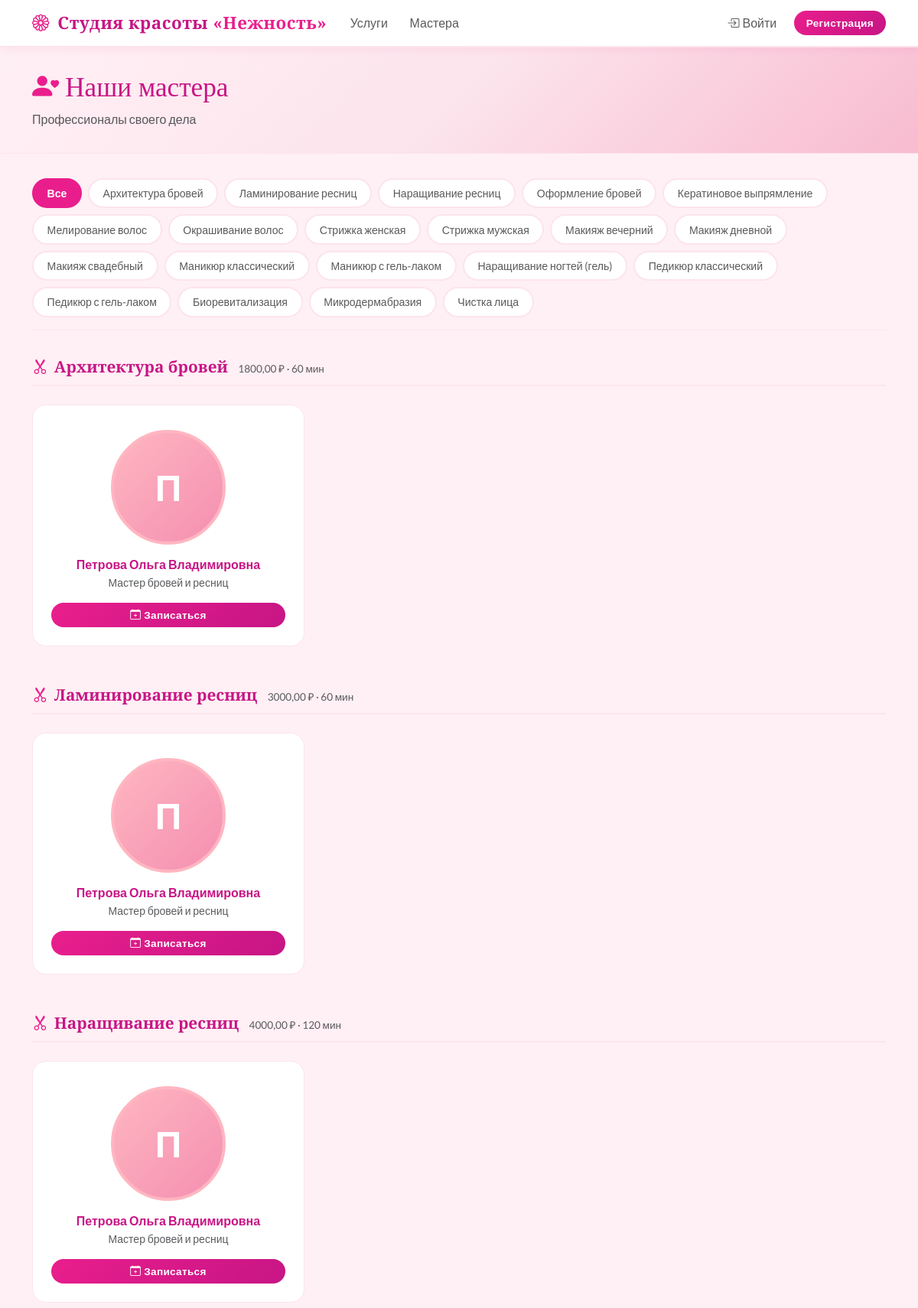
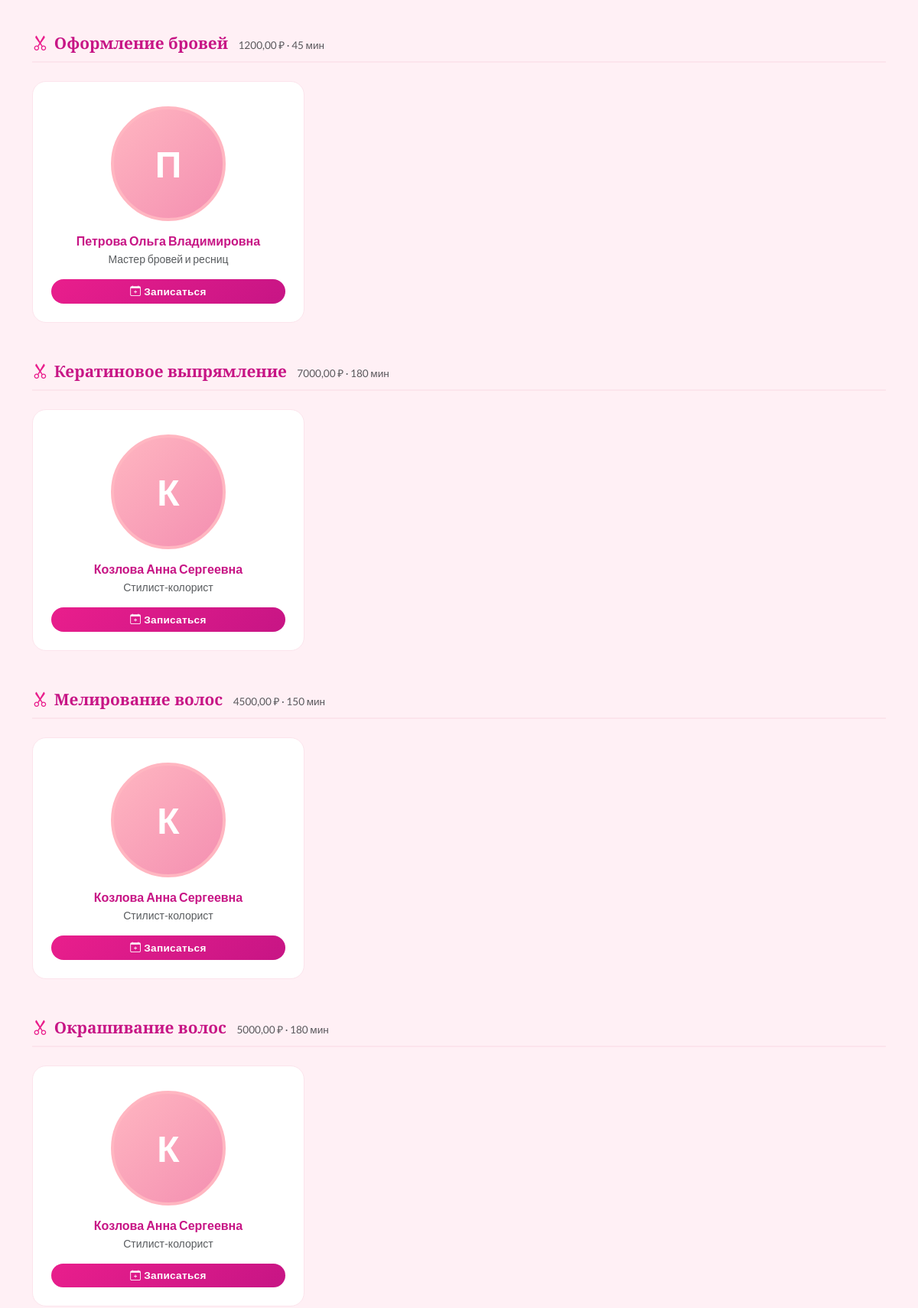
Page /masters/ (upper part) on the committed database (2 pictures, top to bottom).
### apps/masters/models.py (models this page shows, shortened)
class Service(models.Model):
    CATEGORY_MANICURE = 'manicure'
    CATEGORY_HAIR = 'hair'
    CATEGORY_SKIN = 'skin'
    CATEGORY_BROWS = 'brows'
    CATEGORY_MAKEUP = 'makeup'
    CATEGORY_OTHER = 'other'
    CATEGORY_CHOICES = [
        (CATEGORY_MANICURE, 'Маникюр и педикюр'),
        (CATEGORY_HAIR, 'Волосы'),
        (CATEGORY_SKIN, 'Уход за кожей'),
        (CATEGORY_BROWS, 'Брови и ресницы'),
        (CATEGORY_MAKEUP, 'Макияж'),
        (CATEGORY_OTHER, 'Другое'),
    ]
    name = models.CharField('Название услуги', max_length=200)
    category = models.CharField('Категория', max_length=20, choices=CATEGORY_CHOICES, default=CATEGORY_OTHER)
    photo = models.ImageField('Фото услуги', upload_to='services/', blank=True, null=True)
    duration_minutes = models.PositiveIntegerField('Длительность (мин)')
    price = models.DecimalField('Цена', max_digits=10, decimal_places=2)
    description = models.TextField('Описание', blank=True)
    is_active = models.BooleanField('Активна', default=True)
    class Meta:
        verbose_name = 'Услуга'
        verbose_name_plural = 'Услуги'

class Master(models.Model):
    full_name = models.CharField('ФИО', max_length=200)
    specialization = models.CharField('Специализация', max_length=200)
    photo = models.ImageField('Фото', upload_to='masters/', blank=True, null=True)
    services = models.ManyToManyField(Service, through='MasterService', verbose_name='Услуги')
    bio = models.TextField('О мастере', blank=True)
    is_active = models.BooleanField('Активен', default=True)
    class Meta:
        verbose_name = 'Мастер'
        verbose_name_plural = 'Мастера'

### apps/clients/views.py (the view)
# urls.py: path('masters/', views.masters_list, name='masters_list'),
def masters_list(request):
    from apps.masters.models import MasterService
    selected_service = request.GET.get('service', '')
    all_services = Service.objects.filter(is_active=True).order_by('category', 'name')
    filter_services = all_services.filter(pk=selected_service) if selected_service else all_services
    services_with_masters = []
    for service in filter_services:
        master_ids = MasterService.objects.filter(service=service).values_list('master_id', flat=True)
        masters = Master.objects.filter(id__in=master_ids, is_active=True)[:3]
        if masters:
            services_with_masters.append({'service': service, 'masters': masters})
    return render(request, 'client/masters_list.html', {
        'services_with_masters': services_with_masters,
        'all_services': all_services,
        'selected_service': selected_service,
    })

### templates/client/masters_list.html (shortened to what this page needs)
{% extends 'base.html' %}
{% block content %}
<div class="page-header">
    <div class="container">
        <h1><i class="bi bi-person-heart me-2" style="color:var(--pink-primary);"></i>Наши мастера</h1>
        <p class="text-muted mb-0">Профессионалы своего дела</p>
    </div>
</div>
<div class="container pb-5">
    <div class="filter-row">
        <a href="/masters/" class="filter-chip {% if not selected_service %}active{% endif %}">
            Все
        </a>
        {% for service in all_services %}
        <a href="/masters/?service={{ service.pk }}"
           class="filter-chip {% if selected_service == service.pk|stringformat:'s' %}active{% endif %}">
            {{ service.name }}
        </a>
        {% endfor %}
    </div>
    {% for item in services_with_masters %}
    <div class="mb-5">
        <div class="section-title">
            <i class="bi bi-scissors me-2" style="color:var(--pink-primary);"></i>{{ item.service.name }}
            <span class="text-muted ms-2" style="font-family:'Lato',sans-serif; font-size:0.85rem; font-weight:400;">
                {{ item.service.price }} ₽ &middot; {{ item.service.duration_minutes }} мин
            </span>
        </div>
        <div class="row g-4">
            {% for master in item.masters %}
            <div class="col-sm-6 col-md-4">
                <div class="master-card-big">
                    <div class="master-photo-big">
                        {% if master.photo %}
                        <img src="{{ master.photo.url }}" alt="{{ master.full_name }}">
                        {% else %}
                        {{ master.full_name|slice:":1" }}
                        {% endif %}
                    </div>
                    <h6 class="fw-bold mb-1" style="color:var(--pink-dark); font-size:1rem;">{{ master.full_name }}</h6>
                    <p class="text-muted small mb-3">{{ master.specialization }}</p>
                    <a href="/bookings/book/?service={{ item.service.pk }}" class="btn btn-pink btn-sm mt-auto w-100">
                        <i class="bi bi-calendar-plus me-1"></i>Записаться
                    </a>
                </div>
            </div>
            {% endfor %}
        </div>
    </div>
    {% endfor %}
</div>
{% endblock %}

### templates/base.html (style rules this page uses)
:root { --pink-lightest: #fff0f5; --pink-light: #ffb6c1; --pink-medium: #ff69b4; --pink-primary: #e91e8c; --pink-dark: #c71585; --pink-card: #fff8fa; --pink-accent: #f48fb1; --pink-border: #fce4ec; }
* { box-sizing: border-box; }
body { background-color: var(--pink-lightest); font-family: 'Lato', sans-serif; color: #4a4a4a; min-height: 100vh; }
h1, h2, h3, h4, h5, .display-font { font-family: 'Playfair Display', serif; }
.btn-pink { background: linear-gradient(135deg, var(--pink-primary), var(--pink-dark)); color: #fff; border: none; border-radius: 30px; padding: 0.5rem 1.5rem; font-weight: 600; letter-spacing: 0.3px; transition: all 0.3s ease; box-shadow: 0 4px 15px rgba(233, 30, 140, 0.3); }
.btn-sm.btn-pink { padding: 0.35rem 1rem; font-size: 0.85rem; box-shadow: none; }
.page-header { background: linear-gradient(135deg, #fff0f5 0%, #fce4ec 50%, #f8bbd0 100%); border-bottom: 1px solid var(--pink-border); padding: 2rem 0; margin-bottom: 2rem; }
.page-header h1 { color: var(--pink-dark); font-size: 2.2rem; }
body:not(.modal-open) { overflow-y: auto !important; padding-right: 0 !important; }

### templates/client/masters_list.html (style rules this page uses)
.filter-chip { display: inline-block; padding: 0.45rem 1.1rem; border: 2px solid var(--pink-border); border-radius: 20px; background: white; color: #5a5a5a; font-size: 0.88rem; font-weight: 500; cursor: pointer; text-decoration: none; transition: all 0.2s; white-space: nowrap; }
.filter-chip.active { border-color: var(--pink-primary); background: var(--pink-primary); color: white; font-weight: 700; }
.filter-row { display: flex; flex-wrap: wrap; gap: 0.5rem; margin-bottom: 2rem; padding-bottom: 1rem; border-bottom: 1px solid var(--pink-border); }
.master-card-big { background: white; border: 1px solid var(--pink-border); border-radius: 18px; padding: 2rem 1.5rem 1.5rem; text-align: center; height: 100%; transition: box-shadow 0.25s, transform 0.25s; display: flex; flex-direction: column; align-items: center; }
.master-photo-big { width: 150px; height: 150px; border-radius: 50%; overflow: hidden; border: 4px solid var(--pink-light); background: linear-gradient(135deg, var(--pink-light), var(--pink-accent)); display: flex; align-items: center; justify-content: center; font-size: 3rem; color: white; font-weight: 700; margin-bottom: 1rem; flex-shrink: 0; }
.section-title { font-family: 'Playfair Display', serif; color: var(--pink-dark); font-size: 1.3rem; font-weight: 700; border-bottom: 2px solid var(--pink-border); padding-bottom: 0.5rem; margin-bottom: 1.5rem; }

### rows in the picture
Service: name "Архитектура бровей", service.name "Архитектура бровей", service.price "1800,00", service.duration_minutes "60"
Service: name "Ламинирование ресниц", service.name "Ламинирование ресниц", service.price "3000,00", service.duration_minutes "60"
Service: name "Наращивание ресниц", service.name "Наращивание ресниц", service.price "4000,00", service.duration_minutes "120"
Service: name "Оформление бровей", service.name "Оформление бровей", service.price "1200,00", service.duration_minutes "45"
Service: name "Кератиновое выпрямление", service.name "Кератиновое выпрямление", service.price "7000,00", service.duration_minutes "180"
Service: name "Мелирование волос", service.name "Мелирование волос", service.price "4500,00", service.duration_minutes "150"
Service: name "Окрашивание волос", service.name "Окрашивание волос", service.price "5000,00", service.duration_minutes "180"
Service: name "Стрижка женская"
Service: name "Стрижка мужская"
Service: name "Макияж вечерний"
Service: name "Макияж дневной"
Service: name "Макияж свадебный"
Service: name "Маникюр классический"
Service: name "Маникюр с гель-лаком"
Service: name "Наращивание ногтей (гель)"
Service: name "Педикюр классический"
Service: name "Педикюр с гель-лаком"
Service: name "Биоревитализация"
Service: name "Микродермабразия"
Service: name "Чистка лица"
Master: full_name "П", full_name "Петрова Ольга Владимировна", specialization "Мастер бровей и ресниц"
Master: full_name "К", full_name "Козлова Анна Сергеевна", specialization "Стилист-колорист"
